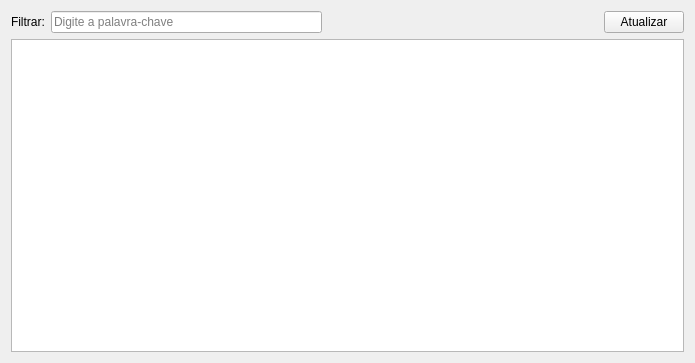
<?xml version="1.0" encoding="UTF-8"?>
<ui version="4.0">
 <class>SearchForm</class>
 <widget class="QWidget" name="SearchForm">
  <property name="geometry">
   <rect>
    <x>0</x>
    <y>0</y>
    <width>695</width>
    <height>363</height>
   </rect>
  </property>
  <property name="windowTitle">
   <string/>
  </property>
  <layout class="QVBoxLayout" name="verticalLayout">
   <item>
    <layout class="QGridLayout" name="gridLayout">
     <item row="0" column="1">
      <widget class="QLineEdit" name="edKeyword">
       <property name="placeholderText">
        <string>Digite a palavra-chave</string>
       </property>
      </widget>
     </item>
     <item row="1" column="0" colspan="4">
      <widget class="QTableView" name="viewSearch">
       <property name="alternatingRowColors">
        <bool>true</bool>
       </property>
       <property name="selectionMode">
        <enum>QAbstractItemView::SingleSelection</enum>
       </property>
       <property name="selectionBehavior">
        <enum>QAbstractItemView::SelectRows</enum>
       </property>
       <attribute name="verticalHeaderVisible">
        <bool>false</bool>
       </attribute>
      </widget>
     </item>
     <item row="0" column="3">
      <widget class="QPushButton" name="btnRefresh">
       <property name="text">
        <string>Atualizar</string>
       </property>
       <property name="icon">
        <iconset resource="../../../res/icons.qrc">
         <normaloff>:/icons/loading.gif</normaloff>:/icons/loading.gif</iconset>
       </property>
      </widget>
     </item>
     <item row="0" column="2">
      <spacer name="horizontalSpacer">
       <property name="orientation">
        <enum>Qt::Horizontal</enum>
       </property>
       <property name="sizeHint" stdset="0">
        <size>
         <width>40</width>
         <height>20</height>
        </size>
       </property>
      </spacer>
     </item>
     <item row="0" column="0">
      <widget class="QLabel" name="label">
       <property name="text">
        <string>Filtrar:</string>
       </property>
      </widget>
     </item>
    </layout>
   </item>
  </layout>
 </widget>
 <resources>
  <include location="../../../res/icons.qrc"/>
 </resources>
 <connections/>
</ui>
